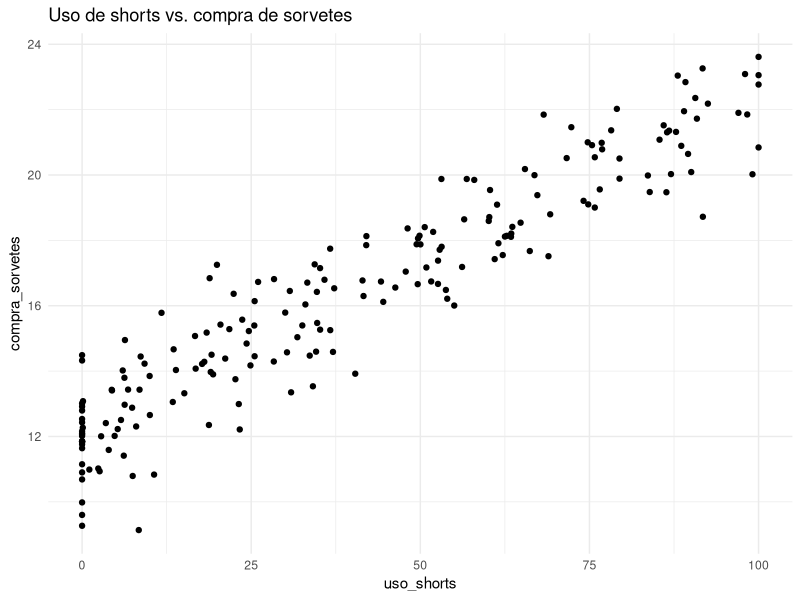

Generate this figure with R:
# Live: Shorts não vendem sorvete: correlação, causalidade e confundimento
# Código que gera os números da apresentação (causalidade-1.pdf)

library(dplyr)
library(ggplot2)


# =============================================================================
# Uso de shorts vs. compra de sorvetes (slides 13 a 24)
# Correlação espúria: shorts NÃO afeta sorvete; os dois dependem da temperatura
#
#          temperatura
#          /         \
#     uso_shorts   compra_sorvetes
# =============================================================================

set.seed(123)  # para reprodutibilidade

# 200 dias simulados
n <- 200

# Confundidor: temperatura (Celsius), variando de 10 a 35 graus
temperatura <- runif(n, min = 10, max = 35)

# uso_shorts = % de pessoas de shorts no dia (aumenta com a temperatura)
uso_shorts <- pmin(1, pmax(0, (temperatura - 15) / 20)) * 100 + rnorm(n, mean = 0, sd = 5)
uso_shorts <- pmax(0, pmin(100, uso_shorts))  # limita valores entre 0 e 100%

# compra_sorvetes = quantidade de sorvetes comprados no dia (aumenta com a temperatura)
compra_sorvetes <- 5 + 0.5 * temperatura + rnorm(n, mean = 0, sd = 1)

dados <- data.frame(dia = 1:n, temperatura, uso_shorts, compra_sorvetes)

# [Slide 13] Primeiros dias: 7,39 / 12,88 ; 74,82 / 19,10 ; 24,89 / 14,17
# (no slide, 7,395 aparece truncado como 7,39)
dados |>
  select(dia, uso_shorts, compra_sorvetes) |>
  head(3) |>
  print(digits = 4)

# [Slide 14] Correlação: 0,94
cat("Correlação:", round(cor(dados$uso_shorts, dados$compra_sorvetes), 2), "\n")

print(
  ggplot(dados, aes(x = uso_shorts, y = compra_sorvetes)) +
    geom_point() +
    theme_minimal() +
    labs(title = "Uso de shorts vs. compra de sorvetes")
)

# [Slides 15 e 16] compra_sorvetes = 0,1·uso_shorts + 12
modelo_sem_ajuste <- lm(compra_sorvetes ~ uso_shorts, data = dados)
print(summary(modelo_sem_ajuste))

# [Slides 21 e 22] compra_sorvetes = a1·uso_shorts + a2·temperatura + b
# Sem ajuste: shorts 0,104 ***
# Ajustado:   shorts 0,004 (p = 0,72) ; temperatura 0,466 ***
modelo_ajustado <- lm(compra_sorvetes ~ uso_shorts + temperatura, data = dados)
print(summary(modelo_ajustado))


# =============================================================================
# A causa mascarada: tela grande e tempo de tela (slides 25 a 45)
#
# Em todos os mundos o efeito causal verdadeiro é:
#   - ser GenZ:        +20 minutos no tempo de tela
#   - ter tela grande: +10 minutos no tempo de tela
# =============================================================================

set.seed(123)  # para reprodutibilidade

pop_size <- 100000

# -----------------------------------------------------------------------------
# [Slide 25] Mundo 1: GenZ e tela grande são independentes
#   - tempo de tela ~ normal, média ~50 min (não GenZ, sem tela grande)
#   - 30% da população é GenZ
#   - 20% das pessoas têm celular de tela grande
# -----------------------------------------------------------------------------

gen_z <- rbinom(pop_size, size = 1, prob = 0.3)
tela_grande <- rbinom(pop_size, size = 1, prob = 0.2)

population <- tibble(
  id = 1:pop_size,
  gen_z = gen_z,
  tela_grande = tela_grande
) |>
  mutate(
    error_term = rnorm(n = pop_size, mean = 50, sd = 2),
    tempo_tela = error_term + 20 * gen_z + 10 * tela_grande
  )

# [Slide 29] Comparação de médias: ~10 minutos maior
population |>
  summarise(
    mean_tempo_tela = mean(tempo_tela),
    .by = c(tela_grande)
  ) |>
  arrange(tela_grande) |>
  print()

# [Slides 30 e 31] Regressão: tempo_tela = 56.028 + 9.825·tela_grande
print(lm(tempo_tela ~ tela_grande, data = population))

# -----------------------------------------------------------------------------
# [Slide 32] Mundo 2: GenZ compra mais tela grande
#   - mesmas premissas do Mundo 1
#   - novo: 50% dos GenZ que não têm celular de tela grande decidem comprar um
# -----------------------------------------------------------------------------

gen_z <- rbinom(pop_size, size = 1, prob = 0.3)
tela_grande_natural <- rbinom(pop_size, size = 1, prob = 0.2)

population2 <- tibble(
  id = 1:pop_size,
  gen_z = gen_z,
  tela_grande_natural = tela_grande_natural
) |>
  mutate(
    # Só GenZ sem tela grande natural compram uma (50% de chance)
    tela_grande_comprada = if_else(
      gen_z == 1 & tela_grande_natural == 0,
      rbinom(n = pop_size, size = 1, prob = 0.5),
      0L
    ),
    tela_grande = if_else(tela_grande_natural == 1 | tela_grande_comprada == 1, 1, 0),
    error_term = rnorm(n = pop_size, mean = 50, sd = 2),
    tempo_tela = error_term + 20 * gen_z + 10 * tela_grande
  )

# [Slide 36] Comparação de médias: ~17 minutos maior
population2 |>
  summarise(
    mean_tempo_tela = mean(tempo_tela),
    .by = c(tela_grande)
  ) |>
  arrange(tela_grande) |>
  print()

# [Slides 37 e 38] Regressão ingênua: tempo_tela = 53,49 + 17,76·tela_grande
modelo_tela_sem_ajuste <- lm(tempo_tela ~ tela_grande, data = population2)
print(modelo_tela_sem_ajuste)

# [Slides 41 a 44] tempo_tela = a1·tela_grande + a2·gen_z + b
# Regressão: tempo_tela = 10.01·tela_grande + 20·gen_z + 49.99
modelo_tela_ajustado <- lm(tempo_tela ~ tela_grande + gen_z, data = population2)
print(modelo_tela_ajustado)

# [Slide 45] Efeito verdadeiro x sem ajuste x ajustado por gen_z
tibble(
  variavel          = c("tela_grande", "gen_z"),
  efeito_verdadeiro = c(10, 20),
  sem_ajuste        = c(coef(modelo_tela_sem_ajuste)["tela_grande"], NA),
  ajustado_por_gen_z = coef(modelo_tela_ajustado)[c("tela_grande", "gen_z")]
) |>
  mutate(across(c(sem_ajuste, ajustado_por_gen_z), \(x) round(x, 2))) |>
  as.data.frame() |>
  print()


# =============================================================================
# [Slide 46] O que os dois mundos ensinam
# =============================================================================

tibble(
  caso               = c("Shorts x sorvete", "Tela grande x tempo de tela"),
  efeito_causal_real = c(0, 10),
  estimativa_ingenua = c(coef(modelo_sem_ajuste)["uso_shorts"],
                         coef(modelo_tela_sem_ajuste)["tela_grande"]),
  confundidor        = c("temperatura", "ser GenZ"),
  apos_ajuste        = c(coef(modelo_ajustado)["uso_shorts"],
                         coef(modelo_tela_ajustado)["tela_grande"])
) |>
  mutate(across(c(estimativa_ingenua, apos_ajuste), \(x) round(x, 2))) |>
  as.data.frame() |>
  print()
